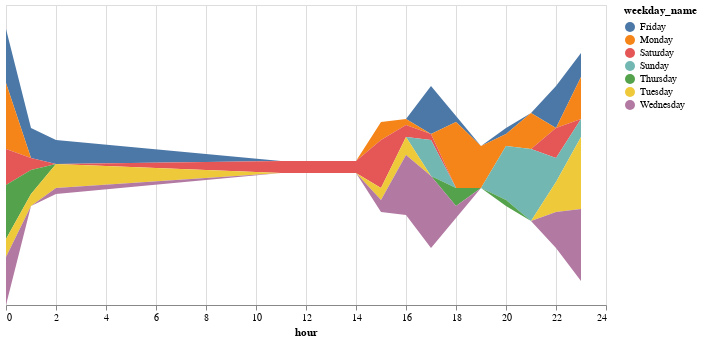

The notebook cell saved with this chart:
### Code cell
alt.Chart(weekday_hour_counts).mark_area().encode(
    alt.X('hour',
        #axis=alt.Axis(format='%h', domain=False, tickSize=0)
    ),
    alt.Y('track', stack='center', axis=None),
    alt.Color('weekday_name:N',
        #scale=alt.Scale(scheme='category20b')
    )
).properties(
    width=600
).interactive()

### Figure 1 — Vega-Lite specification as saved in the notebook (floating-point values rounded to 4 significant figures)
{"config": {"view": {"continuousWidth": 400, "continuousHeight": 300}}, "data": {"name": "data-1e09ecbc3a6569d631dae7baa5e0805b"}, "mark": "area", "encoding": {"color": {"type": "nominal", "field": "weekday_name"}, "x": {"type": "quantitative", "field": "hour"}, "y": {"type": "quantitative", "axis": null, "field": "track", "stack": "center"}}, "selection": {"selector018": {"type": "interval", "bind": "scales", "encodings": ["x", "y"]}}, "width": 600, "$schema": "https://vega.github.io/schema/vega-lite/v4.8.1.json", "datasets": {"data-1e09ecbc3a6569d631dae7baa5e0805b": [{"weekday_name": "Friday", "hour": 0, "track": 9}, {"weekday_name": "Friday", "hour": 1, "track": 5}, {"weekday_name": "Friday", "hour": 2, "track": 4}, {"weekday_name": "Friday", "hour": 17, "track": 8}, {"weekday_name": "Friday", "hour": 18, "track": 1}, {"weekday_name": "Friday", "hour": 20, "track": 1}, {"weekday_name": "Friday", "hour": 22, "track": 7}, {"weekday_name": "Friday", "hour": 23, "track": 4}, {"weekday_name": "Monday", "hour": 0, "track": 11}, {"weekday_name": "Monday", "hour": 15, "track": 3}, {"weekday_name": "Monday", "hour": 16, "track": 1}, {"weekday_name": "Monday", "hour": 18, "track": 11}, {"weekday_name": "Monday", "hour": 19, "track": 7}, {"weekday_name": "Monday", "hour": 20, "track": 2}, {"weekday_name": "Monday", "hour": 21, "track": 6}, {"weekday_name": "Monday", "hour": 23, "track": 7}, {"weekday_name": "Saturday", "hour": 0, "track": 6}, {"weekday_name": "Saturday", "hour": 1, "track": 2}, {"weekday_name": "Saturday", "hour": 11, "track": 2}, {"weekday_name": "Saturday", "hour": 14, "track": 2}, {"weekday_name": "Saturday", "hour": 15, "track": 8}, {"weekday_name": "Saturday", "hour": 16, "track": 2}, {"weekday_name": "Saturday", "hour": 17, "track": 1}, {"weekday_name": "Saturday", "hour": 22, "track": 5}, {"weekday_name": "Sunday", "hour": 17, "track": 6}, {"weekday_name": "Sunday", "hour": 20, "track": 9}, {"weekday_name": "Sunday", "hour": 21, "track": 12}, {"weekday_name": "Sunday", "hour": 22, "track": 4}, {"weekday_name": "Sunday", "hour": 23, "track": 3}, {"weekday_name": "Thursday", "hour": 0, "track": 9}, {"weekday_name": "Thursday", "hour": 1, "track": 4}, {"weekday_name": "Thursday", "hour": 18, "track": 3}, {"weekday_name": "Thursday", "hour": 20, "track": 1}, {"weekday_name": "Tuesday", "hour": 0, "track": 3}, {"weekday_name": "Tuesday", "hour": 1, "track": 2}, {"weekday_name": "Tuesday", "hour": 2, "track": 4}, {"weekday_name": "Tuesday", "hour": 15, "track": 2}, {"weekday_name": "Tuesday", "hour": 16, "track": 3}, {"weekday_name": "Tuesday", "hour": 22, "track": 5}, {"weekday_name": "Tuesday", "hour": 23, "track": 12}, {"weekday_name": "Wednesday", "hour": 0, "track": 8}, {"weekday_name": "Wednesday", "hour": 2, "track": 1}, {"weekday_name": "Wednesday", "hour": 15, "track": 2}, {"weekday_name": "Wednesday", "hour": 16, "track": 10}, {"weekday_name": "Wednesday", "hour": 17, "track": 12}, {"weekday_name": "Wednesday", "hour": 18, "track": 2}, {"weekday_name": "Wednesday", "hour": 22, "track": 6}, {"weekday_name": "Wednesday", "hour": 23, "track": 12}]}}
